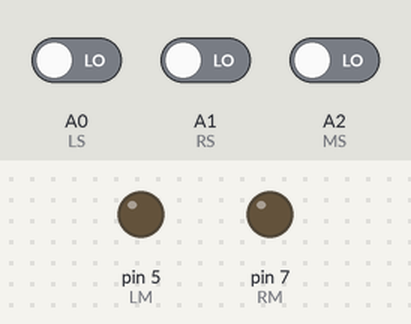
Recording of a sketch running on a simulated Arduino Uno, built with avr-gcc and run on an emulated ATmega328P. Parts: output pins drawn as LEDs (lit = HIGH). The inputs (shaded band) are chosen by the test bench; at power-on: A0 (LS) LOW, A1 (RS) LOW, A2 (MS) LOW.

Above: at 1.2 s.
1.3 s: A0 (LS) driven HIGH
At 1.7 s:
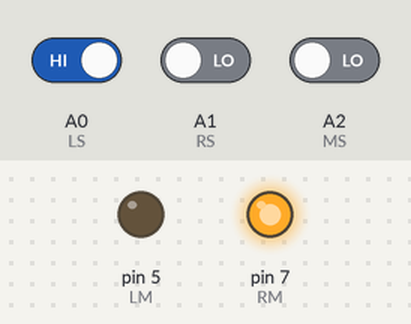
2.8 s: A1 (RS) driven HIGH
At 4.0 s:
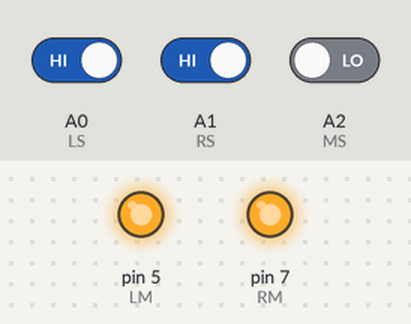
4.3 s: A0 (LS) driven LOW
At 5.1 s:
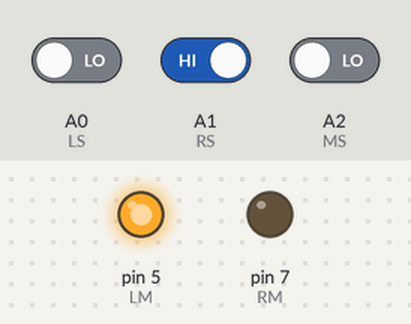
Timing chart, 0 to 7.3 s (numbered marks = the images above; inputs shaded):
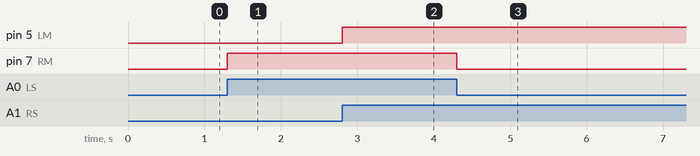

Measured:
- after the input at 1.3 s, pin 7 (RM): LOW → HIGH at once
- after the input at 2.8 s, pin 5 (LM): LOW → HIGH at once
- after the input at 4.3 s, pin 7 (RM): HIGH → LOW at once

The sketch:

Line_Follower_bot.ino
```cpp
//aurdino line follower bot with ir sensors//

//defining pins and variables
#define LS A0  //left sensor
#define RS A1  //right sensor
#define MS A2  //middle sensor

//declaring the motors to the board
#define LM 5  //left motor
#define RM 7  //right motor

void setup() {// put your setup code here, to run once:
pinMode(LS,INPUT);
pinMode(RS,INPUT);
pinMode(MS,INPUT);
pinMode(LM,OUTPUT);
pinMode(RM,OUTPUT);
}

void loop() {
  // put your main code here, to run repeatedly:
if((digitalRead(LS)==1)&&(digitalRead(RS)==1)&&(digitalRead(MS)==0))
//move forward
{
  digitalWrite(LM,HIGH);
  digitalWrite(RM,HIGH);

}
if((digitalRead(LS)==1)&&(digitalRead(RS)==0)&&(digitalRead(MS)==0))
//turn LEFT
{
  digitalWrite(LM,LOW);
  digitalWrite(RM,HIGH);

}
if((digitalRead(LS)==1)&&(digitalRead(RS)==0)&&(digitalRead(MS)==1))
//turn LEFT
{
  digitalWrite(LM,LOW);
  digitalWrite(RM,HIGH);

}
if((digitalRead(LS)==0)&&(digitalRead(RS)==1)&&(digitalRead(MS)==0))
//turn right
{
  digitalWrite(LM,HIGH);
  digitalWrite(RM,LOW);

}
if((digitalRead(LS)==0)&&(digitalRead(RS)==1)&&(digitalRead(MS)==1))
//turn right
{
  digitalWrite(LM,HIGH);
  digitalWrite(RM,LOW);

}
if((digitalRead(LS)==1)&&(digitalRead(RS)==1)&&(digitalRead(MS)==1))
//stop
{
  digitalWrite(LM,LOW);
  digitalWrite(RM,LOW);

}
}
```
